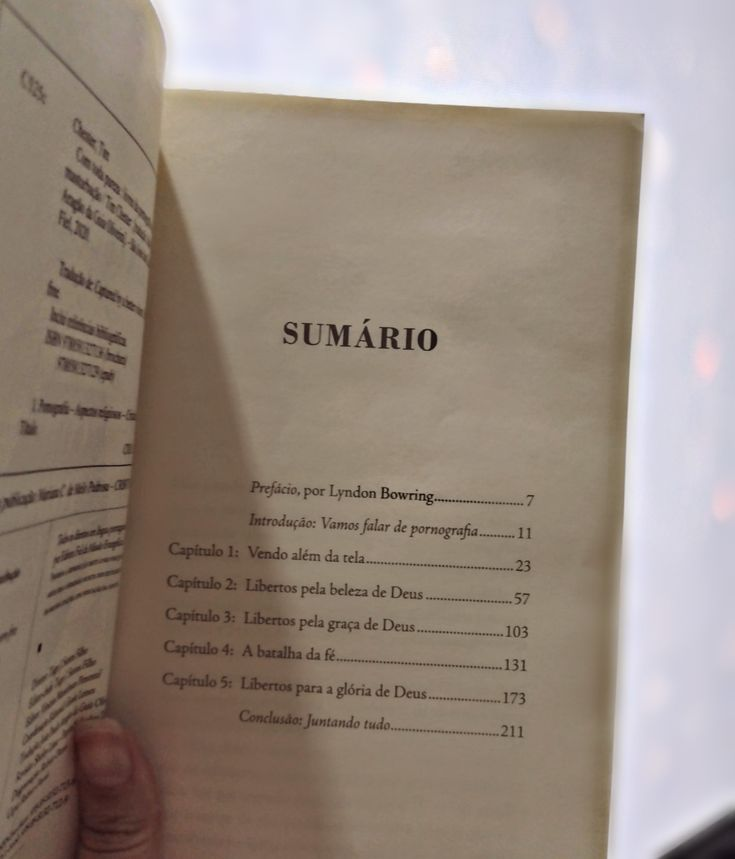
#> input picture basic-opencv/media/livro-com-sombra.jpg, 735 x 859 px, found by its file name
$ python threshold.py
#> lines starting #> are read from the running program, lines starting #| are printed output that depends on the picture; after the words box and inside, x2 and y2 are one past the last pixel; in counts of white or black regions, pixels touching at a corner belong together
import cv2

img = cv2.imread('basic-opencv/media/livro-com-sombra.jpg')
#> img is the input picture: shape (859, 735, 3); mean B, G, R 129, 139, 152.4
img = cv2.resize(img, (500, 500))
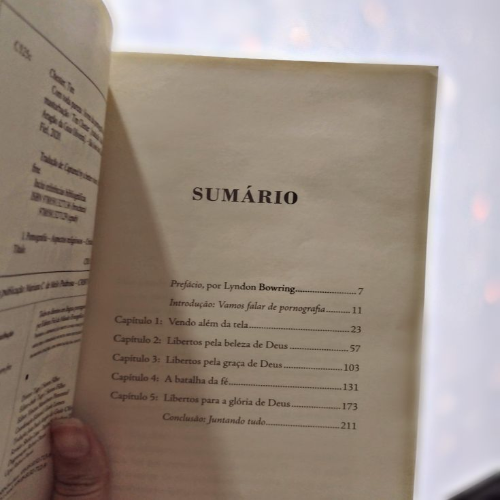
#> img: shape (500, 500, 3); mean B, G, R 128.9, 138.9, 152.3
greyImg = cv2.cvtColor(img, cv2.COLOR_RGB2GRAY)
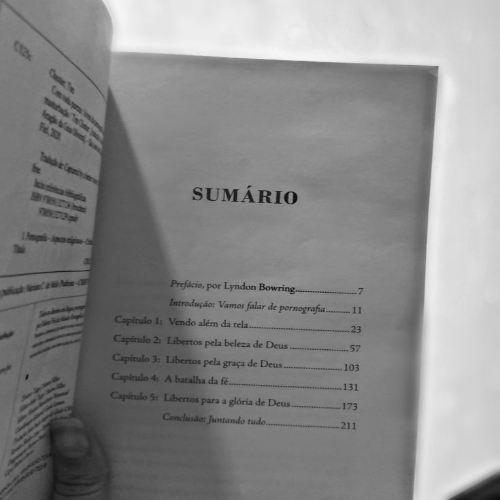
#> greyImg: shape (500, 500); min 10, max 247, mean 137.4

###
## threshold is a cv2 function to binarize an image
# param(file, thresh, maxval, type)
_, th1 = cv2.threshold(greyImg, 80, 255, cv2.THRESH_BINARY)
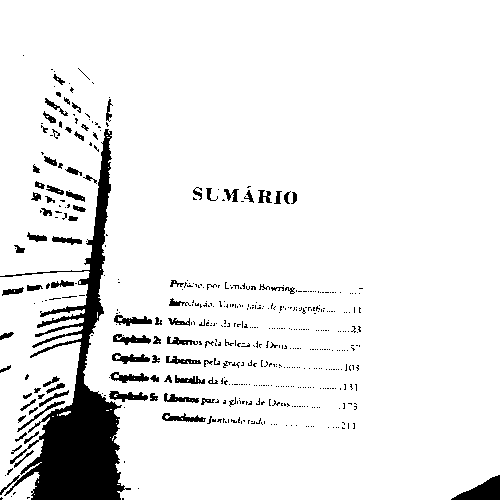
#> th1: shape (500, 500); 92.1% white; 504 black regions (417 under 20 px), largest, box (x1, y1, x2, y2) and area: (0, 129, 131, 500) 11879, (451, 475, 500, 500) 653, (109, 391, 148, 402) 236

## but the image has a shadow that hinders binarization, so use-
## adaptiveThreshold is a cv2 function adpative to binarize an image with shadows.
# param(file, maxval, adptativeMethod, type, blocksize)
th2 = cv2.adaptiveThreshold(greyImg, 255, cv2.ADAPTIVE_THRESH_GAUSSIAN_C, cv2.THRESH_BINARY, 47, 10)
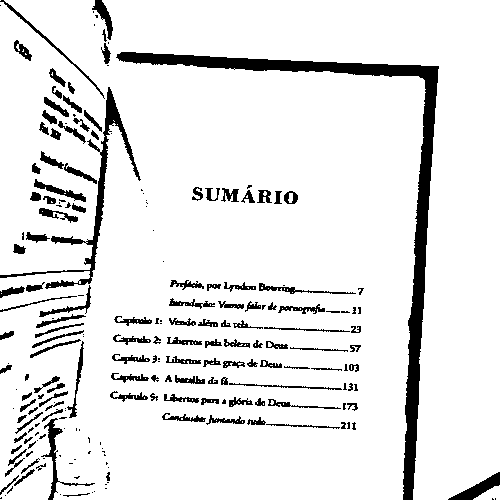
#> th2: shape (500, 500); 90.4% white; 214 black regions (83 under 20 px), largest, box (x1, y1, x2, y2) and area: (116, 52, 439, 500) 8349, (0, 87, 141, 289) 2123, (41, 418, 95, 500) 537

th3 = cv2.adaptiveThreshold(greyImg, 255, cv2.ADAPTIVE_THRESH_MEAN_C, cv2.THRESH_BINARY, 47, 10)
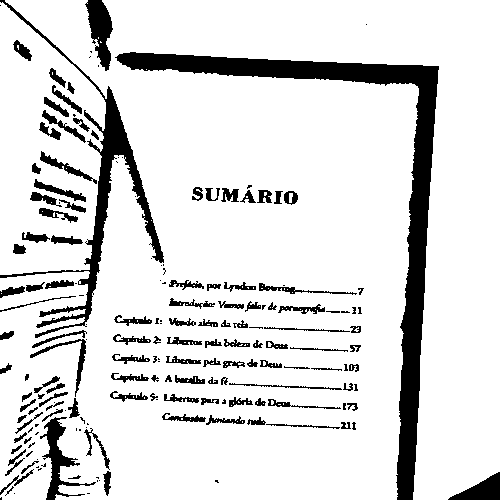
#> th3: shape (500, 500); 86.6% white; 182 black regions (62 under 20 px), largest, box (x1, y1, x2, y2) and area: (115, 52, 439, 500) 13225, (0, 0, 164, 338) 4968, (40, 417, 96, 500) 1198


cv2.imshow('Original Image', img)
cv2.imshow('Grey Image', greyImg)
cv2.imshow('TH1', th1)
cv2.imshow('TH2', th2)
cv2.imshow('TH3', th3)

cv2.waitKey(0)
